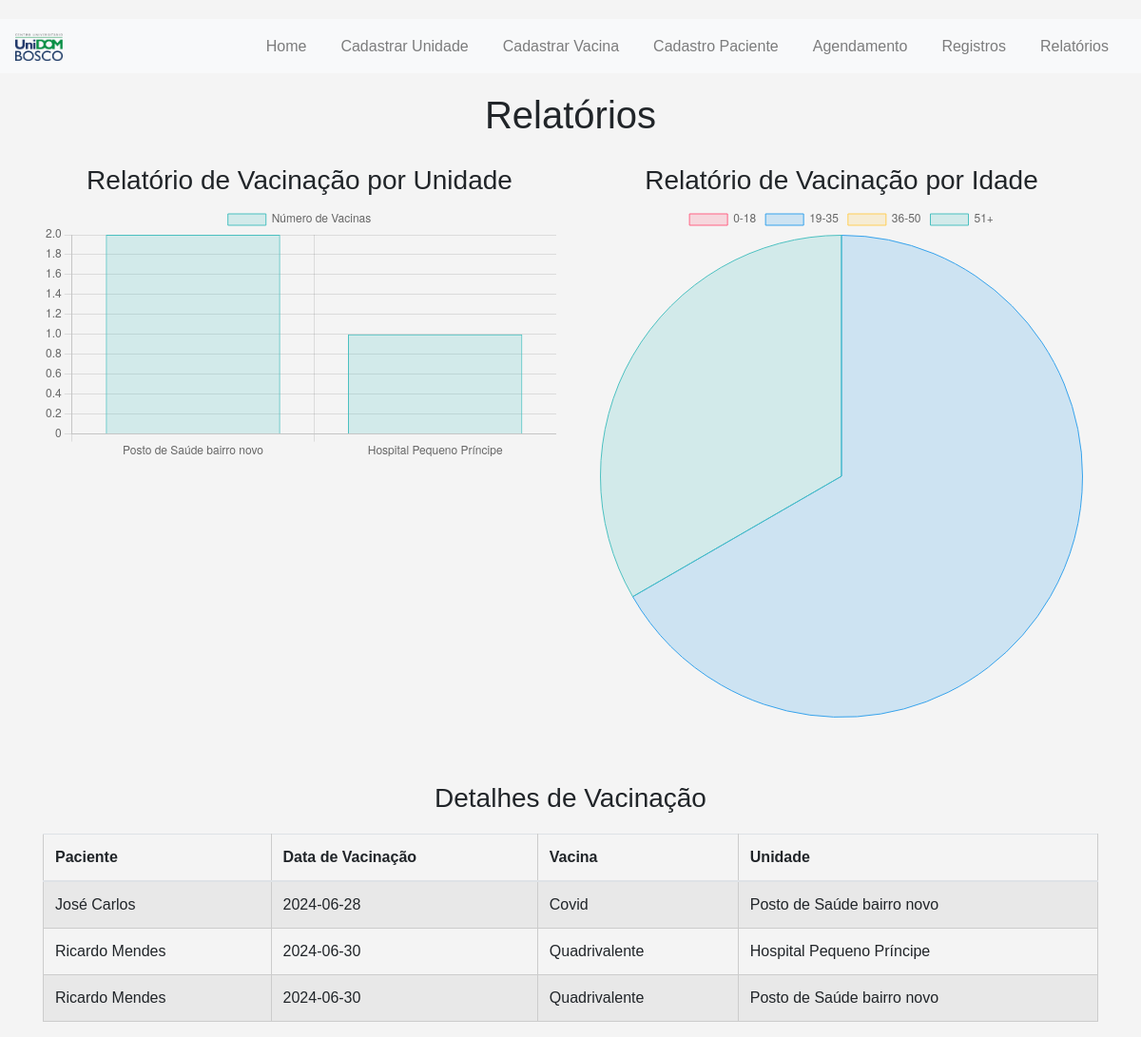
Page /relatorios on the earlier database version.
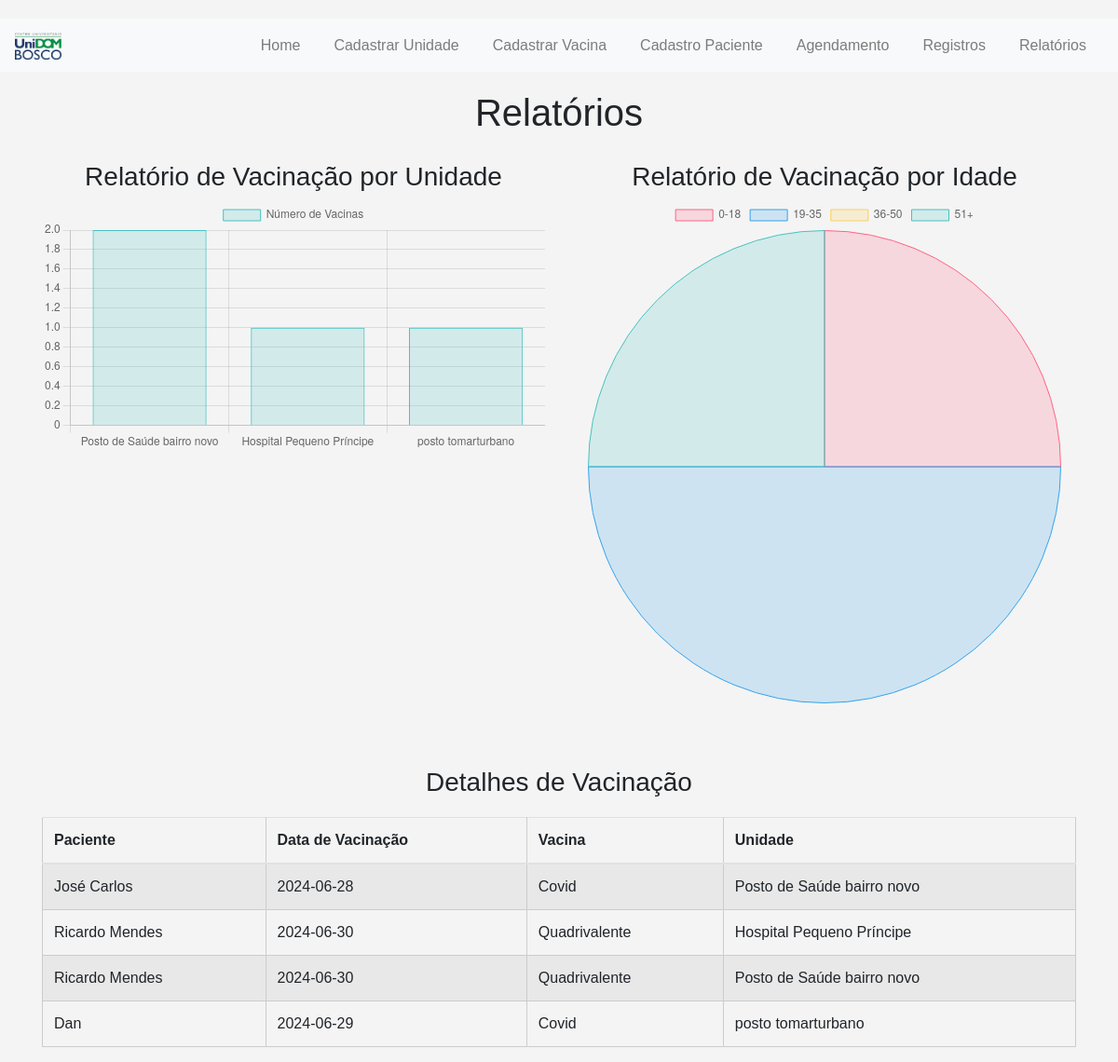
Same page on the later database version.
### app.py (models this page shows)
class Agendamento(db.Model):
    id = db.Column(db.Integer, primary_key=True)
    paciente_id = db.Column(db.Integer, db.ForeignKey('registro_paciente.id'), nullable=False)
    vacina_id = db.Column(db.Integer, db.ForeignKey('vacina.id'), nullable=False)
    unidade_saude_id = db.Column(db.Integer, db.ForeignKey('unidade_saude.id'), nullable=False)
    data = db.Column(db.Date, nullable=False)
    hora = db.Column(db.Time, nullable=False)
    paciente = db.relationship('RegistroPaciente', backref=db.backref('agendamentos', lazy=True))
    vacina = db.relationship('Vacina', backref=db.backref('agendamentos', lazy=True))
    unidade_saude = db.relationship('UnidadeSaude', backref=db.backref('agendamentos', lazy=True))

class RegistroPaciente(db.Model):
    id = db.Column(db.Integer, primary_key=True)
    paciente = db.Column(db.String(100), nullable=False)
    data_nascimento = db.Column(db.Date, nullable=False)
    cpf = db.Column(db.String(100), nullable=False)

class Vacina(db.Model):
    id = db.Column(db.Integer, primary_key=True)
    nome = db.Column(db.String(100), nullable=False)
    fabricante = db.Column(db.String(100))
    lote = db.Column(db.String(100))
    validade = db.Column(db.Date)
    requisitos_armazenamento = db.Column(db.String(100))

class UnidadeSaude(db.Model):
    id = db.Column(db.Integer, primary_key=True)
    nome = db.Column(db.String(100), nullable=False)
    endereco = db.Column(db.String(100))
    telefone = db.Column(db.String(100))

### app.py (the view)
@app.route('/relatorios')
def relatorios():
    registros = db.session.query(Agendamento, RegistroPaciente, Vacina, UnidadeSaude).join(RegistroPaciente).join(Vacina).join(UnidadeSaude).all()
    unidades = [unidade.nome for unidade in UnidadeSaude.query.all()]
    vacinas_por_unidade = [db.session.query(Agendamento).filter(Agendamento.unidade_saude_id == unidade.id).count() for unidade in UnidadeSaude.query.all()]
    idade_intervals = [(0, 18), (19, 35), (36, 50), (51, 120)]
    vacinas_por_idade = [0, 0, 0, 0]
    for agendamento, paciente, vacina, unidade in registros:
        idade = datetime.now().year - paciente.data_nascimento.year - ((datetime.now().month, datetime.now().day) < (paciente.data_nascimento.month, paciente.data_nascimento.day))
        for i, interval in enumerate(idade_intervals):
            if interval[0] <= idade <= interval[1]:
                vacinas_por_idade[i] += 1
                break
    return render_template('relatorios.html', registros=registros, unidades=unidades, vacinas_por_unidade=vacinas_por_unidade, vacinas_por_idade=vacinas_por_idade)

### templates/relatorios.html (shortened to what this page needs)
{% extends "base.html" %}
{% block content %}
    <h1>Relatórios</h1>
    <div class="row">
        <div class="col-md-6">
            <h3>Relatório de Vacinação por Unidade</h3>
            <canvas id="vacinasPorUnidade"></canvas>
        </div>
        <div class="col-md-6">
            <h3>Relatório de Vacinação por Idade</h3>
            <canvas id="vacinasPorIdade"></canvas>
        </div>
    </div>
    <div class="row mt-5">
        <div class="col-md-12">
            <h3>Detalhes de Vacinação</h3>
            <table class="table table-striped">
                <thead>
                    <tr>
                        <th>Paciente</th>
                        <th>Data de Vacinação</th>
                        <th>Vacina</th>
                        <th>Unidade</th>
                    </tr>
                </thead>
                <tbody>
                    {% for registro in registros %}
                    <tr>
                        <td>{{ registro.RegistroPaciente.paciente }}</td>
                        <td>{{ registro.Agendamento.data }}</td>
                        <td>{{ registro.Vacina.nome }}</td>
                        <td>{{ registro.UnidadeSaude.nome }}</td>
                    </tr>
                    {% endfor %}
                </tbody>
            </table>
        </div>
    </div>
    <script>
        // Dados para o gráfico de Vacinas por Unidade
        var ctx1 = document.getElementById('vacinasPorUnidade').getContext('2d');
        var vacinasPorUnidade = new Chart(ctx1, {
            type: 'bar',
            data: {
                labels: {{ unidades | tojson }},
                datasets: [{
                    label: 'Número de Vacinas',
                    data: {{ vacinas_por_unidade | tojson }},
                    backgroundColor: 'rgba(75, 192, 192, 0.2)',
                    borderColor: 'rgba(75, 192, 192, 1)',
                    borderWidth: 1
                }]
            },
            options: {
                scales: {
                    y: {
                        beginAtZero: true
                    }
                }
            }
        });
        // Dados para o gráfico de Vacinas por Idade
        var ctx2 = document.getElementById('vacinasPorIdade').getContext('2d');
        var vacinasPorIdade = new Chart(ctx2, {
            type: 'pie',
            data: {
                labels: ['0-18', '19-35', '36-50', '51+'],
                datasets: [{
                    label: 'Número de Vacinas',
                    data: {{ vacinas_por_idade | tojson }},
                    backgroundColor: [
                        'rgba(255, 99, 132, 0.2)',
                        'rgba(54, 162, 235, 0.2)',
                        'rgba(255, 206, 86, 0.2)',
                        'rgba(75, 192, 192, 0.2)'
                    ],
                    borderColor: [
                        'rgba(255, 99, 132, 1)',
                        'rgba(54, 162, 235, 1)',
                        'rgba(255, 206, 86, 1)',
                        'rgba(75, 192, 192, 1)'
                    ],
                    borderWidth: 1
                }]
            }
        });
    </script>
{% endblock %}

Differences in the rows shown:
added Agendamento: RegistroPaciente.paciente "Dan", Agendamento.data "2024-06-29", Vacina.nome "Covid", UnidadeSaude.nome "posto tomarturbano"
Other differences:
chart data {{ vacinas_por_unidade | tojson }}: [2, 1] → [2, 1, 1]
chart data {{ vacinas_por_idade | tojson }}: [0, 2, 0, 1] → [1, 2, 0, 1]
